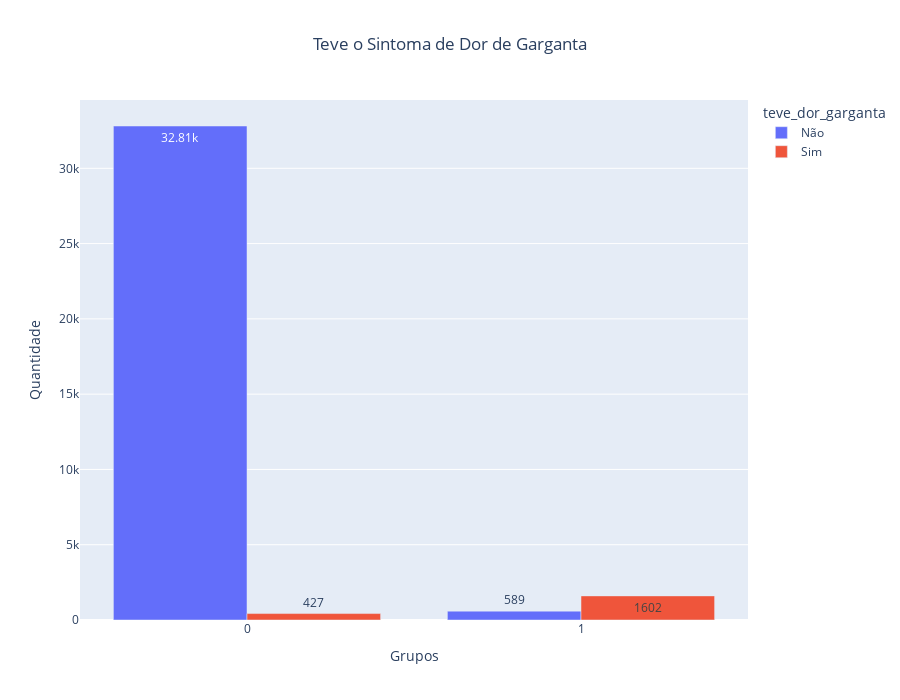

The cell this chart's notebook holds for it:
### Code cell
fPlotaGraficos(df_teve_dor_garganta, 'Teve o Sintoma de Dor de Garganta')

### Figure 1 — Plotly figure (JSON) as saved in the notebook; plotly's stock layout.template omitted (floating-point values rounded to 4 significant figures)
{"data": [{"alignmentgroup": "True", "hovertemplate": "teve_dor_garganta=Não<br>Grupos=%{x}<br>Quantidade=%{y}<extra></extra>", "legendgroup": "Não", "marker": {"color": "#636efa", "pattern": {"shape": ""}}, "name": "Não", "offsetgroup": "Não", "orientation": "v", "showlegend": true, "textposition": "auto", "texttemplate": "%{y}", "type": "bar", "x": [0, 1], "xaxis": "x", "y": [32810, 589], "yaxis": "y"}, {"alignmentgroup": "True", "hovertemplate": "teve_dor_garganta=Sim<br>Grupos=%{x}<br>Quantidade=%{y}<extra></extra>", "legendgroup": "Sim", "marker": {"color": "#EF553B", "pattern": {"shape": ""}}, "name": "Sim", "offsetgroup": "Sim", "orientation": "v", "showlegend": true, "textposition": "auto", "texttemplate": "%{y}", "type": "bar", "x": [0, 1], "xaxis": "x", "y": [427, 1602], "yaxis": "y"}], "layout": {"autosize": false, "barmode": "group", "height": 700, "legend": {"title": {"text": "teve_dor_garganta"}, "tracegroupgap": 0}, "title": {"text": "Teve o Sintoma de Dor de Garganta", "x": 0.5}, "xaxis": {"anchor": "y", "domain": [0, 1], "dtick": 1, "tickmode": "linear", "title": {"text": "Grupos"}}, "yaxis": {"anchor": "x", "domain": [0, 1], "title": {"text": "Quantidade"}}}}
